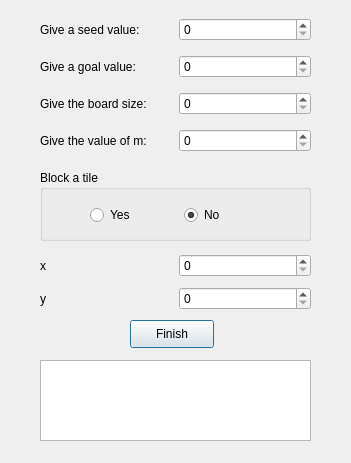
<?xml version="1.0" encoding="UTF-8"?>
<ui version="4.0">
 <class>StartWindow</class>
 <widget class="QDialog" name="StartWindow">
  <property name="geometry">
   <rect>
    <x>0</x>
    <y>0</y>
    <width>351</width>
    <height>463</height>
   </rect>
  </property>
  <property name="windowTitle">
   <string>Dialog</string>
  </property>
  <widget class="QWidget" name="gridLayoutWidget">
   <property name="geometry">
    <rect>
     <x>40</x>
     <y>10</y>
     <width>271</width>
     <height>151</height>
    </rect>
   </property>
   <layout class="QGridLayout" name="gridLayout">
    <item row="3" column="0">
     <widget class="QLabel" name="sizeLabel">
      <property name="text">
       <string>Give the board size:</string>
      </property>
     </widget>
    </item>
    <item row="0" column="1">
     <widget class="QSpinBox" name="seedSpinBox"/>
    </item>
    <item row="2" column="0">
     <widget class="QLabel" name="goalLabel">
      <property name="text">
       <string>Give a goal value:</string>
      </property>
     </widget>
    </item>
    <item row="3" column="1">
     <widget class="QSpinBox" name="sizeSpinBox"/>
    </item>
    <item row="4" column="1">
     <widget class="QSpinBox" name="mSpinBox"/>
    </item>
    <item row="0" column="0">
     <widget class="QLabel" name="seedLabel">
      <property name="text">
       <string>Give a seed value:</string>
      </property>
     </widget>
    </item>
    <item row="2" column="1">
     <widget class="QSpinBox" name="goalSpinBox"/>
    </item>
    <item row="4" column="0">
     <widget class="QLabel" name="mLabel">
      <property name="text">
       <string>Give the value of m:</string>
      </property>
     </widget>
    </item>
   </layout>
  </widget>
  <widget class="QPushButton" name="finishPushButton">
   <property name="geometry">
    <rect>
     <x>130</x>
     <y>320</y>
     <width>84</width>
     <height>28</height>
    </rect>
   </property>
   <property name="text">
    <string>Finish</string>
   </property>
  </widget>
  <widget class="QTextBrowser" name="errorTextBrowser">
   <property name="geometry">
    <rect>
     <x>40</x>
     <y>360</y>
     <width>271</width>
     <height>81</height>
    </rect>
   </property>
  </widget>
  <widget class="QGroupBox" name="groupBox">
   <property name="geometry">
    <rect>
     <x>40</x>
     <y>170</y>
     <width>271</width>
     <height>71</height>
    </rect>
   </property>
   <property name="title">
    <string>Block a tile</string>
   </property>
   <widget class="QWidget" name="horizontalLayoutWidget">
    <property name="geometry">
     <rect>
      <x>50</x>
      <y>30</y>
      <width>181</width>
      <height>31</height>
     </rect>
    </property>
    <layout class="QHBoxLayout" name="horizontalLayout">
     <item>
      <widget class="QRadioButton" name="blockRadioButton">
       <property name="text">
        <string>Yes</string>
       </property>
       <property name="checked">
        <bool>false</bool>
       </property>
      </widget>
     </item>
     <item>
      <widget class="QRadioButton" name="nblockRadioButton">
       <property name="text">
        <string>No</string>
       </property>
       <property name="checked">
        <bool>true</bool>
       </property>
      </widget>
     </item>
    </layout>
   </widget>
  </widget>
  <widget class="QWidget" name="gridLayoutWidget_2">
   <property name="geometry">
    <rect>
     <x>40</x>
     <y>250</y>
     <width>271</width>
     <height>66</height>
    </rect>
   </property>
   <layout class="QGridLayout" name="gridLayout_2">
    <item row="1" column="0">
     <widget class="QLabel" name="yblockLabel">
      <property name="text">
       <string>y</string>
      </property>
     </widget>
    </item>
    <item row="0" column="0">
     <widget class="QLabel" name="xblockLabel">
      <property name="tabletTracking">
       <bool>false</bool>
      </property>
      <property name="text">
       <string>x</string>
      </property>
      <property name="scaledContents">
       <bool>false</bool>
      </property>
     </widget>
    </item>
    <item row="0" column="1">
     <widget class="QSpinBox" name="xblockSpinBox"/>
    </item>
    <item row="1" column="1">
     <widget class="QSpinBox" name="yblockSpinBox"/>
    </item>
   </layout>
  </widget>
 </widget>
 <resources/>
 <connections/>
</ui>
